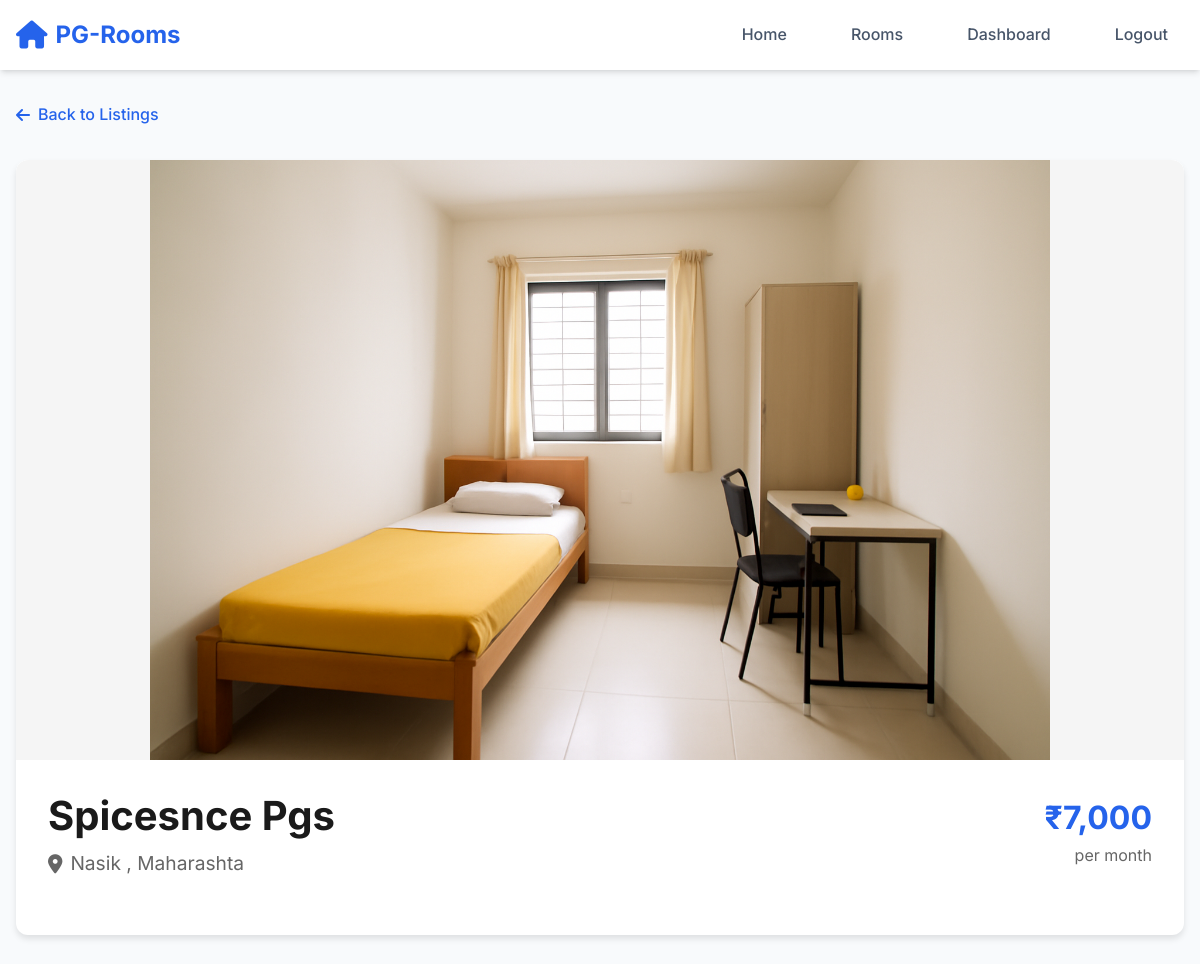
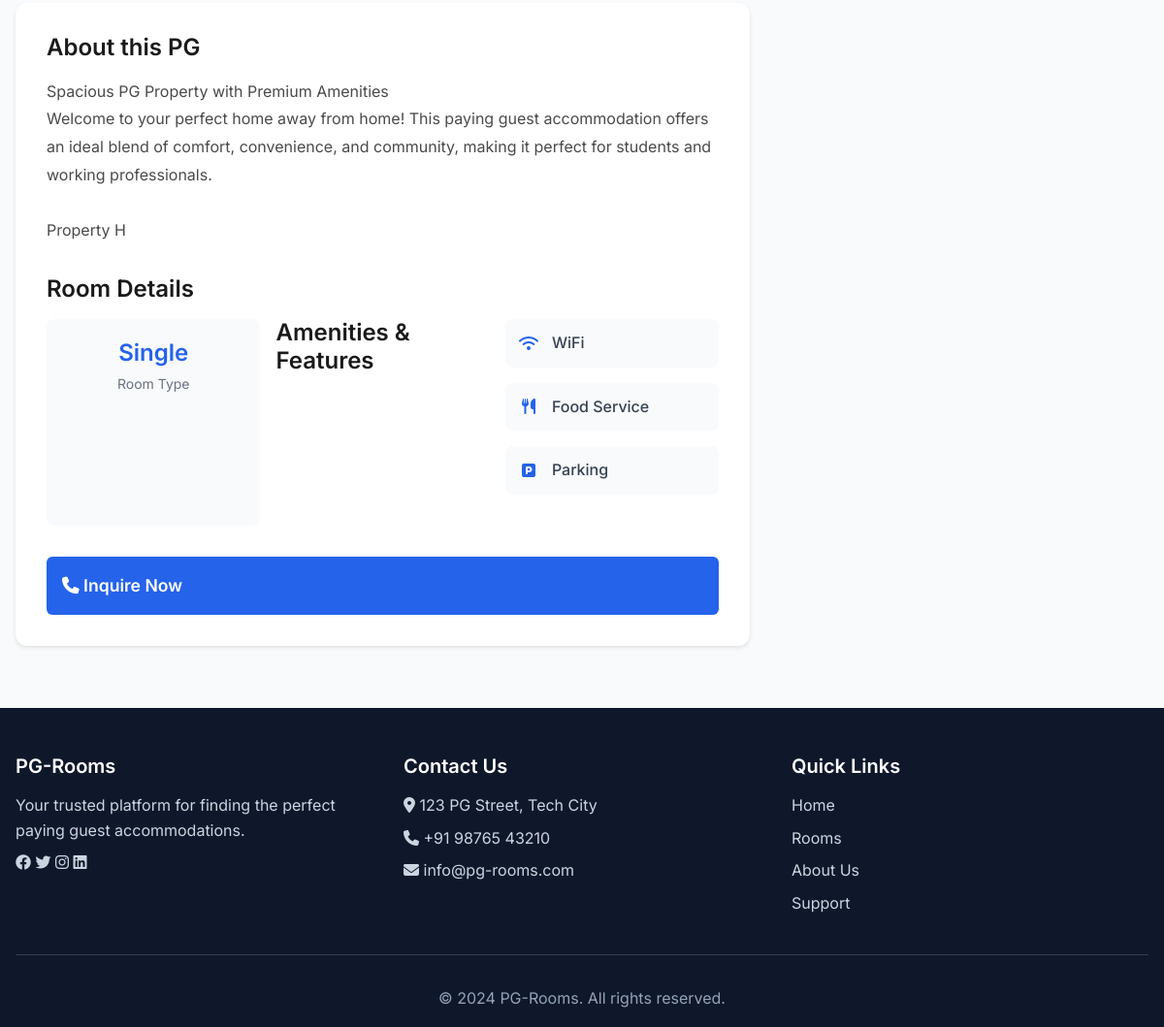
The app's page /pages/view_details.php?lid=11 (signed in) with its own data (2 pictures, top to bottom).
### tables this page shows
CREATE TABLE `listing` (
  `lid` int(11) NOT NULL,
  `title` varchar(100) NOT NULL,
  `price` decimal(20,0) NOT NULL,
  `ladd` varchar(50) NOT NULL,
  `stype` varchar(20) NOT NULL,
  `wifi` varchar(40) NOT NULL,
  `ac` varchar(20) NOT NULL,
  `food` varchar(20) NOT NULL,
  `parking` varchar(20) NOT NULL,
  `gym` varchar(20) NOT NULL,
  `securitry` varchar(20) NOT NULL,
  `limage` varchar(255) NOT NULL,
  `ldesc` varchar(255) NOT NULL,
  `aid` int(10) NOT NULL
);

### pages/view_details.php (the view, shortened to what this page needs)
<?php
require_once '../database/dbcon.php';
$listing_id = intval($_GET['lid']);
$sql = "SELECT * FROM listing WHERE lid = ?";
$stmt = mysqli_prepare($conn, $sql);
mysqli_stmt_bind_param($stmt, "i", $listing_id);
mysqli_stmt_execute($stmt);
$result = mysqli_stmt_get_result($stmt);
$listing = mysqli_fetch_assoc($result);
$amenities = [];
if ($listing['wifi']) $amenities[] = ['name' => 'WiFi', 'icon' => 'fas fa-wifi'];
if ($listing['food']) $amenities[] = ['name' => 'Food Service', 'icon' => 'fas fa-utensils'];
if ($listing['parking']) $amenities[] = ['name' => 'Parking', 'icon' => 'fas fa-parking'];
?>
<!DOCTYPE html>
<html lang="en">
<head>
    <link rel="stylesheet" href="../assets/css/main.css">
    <link rel="stylesheet" href="../assets/css/responsive.css">
    <link rel="stylesheet" href="https://cdnjs.cloudflare.com/ajax/libs/font-awesome/6.4.0/css/all.min.css">
</head>
<body>
    <nav class="navbar">
        <div class="container">
            <div class="navbar-container">
                <a href="../index.php" class="navbar-brand">
                    <i class="fas fa-home"></i>
                    <span>PG-Rooms</span>
                </a>
                <ul class="navbar-nav">
                    <li><a href="../index.php" class="nav-link">Home</a></li>
                    <li><a href="Listing.php" class="nav-link">Rooms</a></li>
                    <li><a href="dashboard.php" class="nav-link">Dashboard</a></li>
                    <li><a href="logout.php" class="nav-link">Logout</a></li>
                </ul>
            </div>
        </div>
    </nav>
    <div class="pg-details-container">
        <a href="Listing.php" class="back-button">
            <i class="fas fa-arrow-left"></i>
            Back to Listings
        </a>
        <div class="pg-details-header">
            <div class="pg-image-gallery">
                <img src="../uploads/<?php echo htmlspecialchars($listing['limage']); ?>"
                     alt="<?php echo htmlspecialchars($listing['title']); ?>"
                     class="pg-main-image">
            </div>
            <div class="pg-details-content">
                <div class="pg-title-section">
                    <div>
                        <h1 class="pg-title"><?php echo htmlspecialchars($listing['title']); ?></h1>
                        <p class="pg-location">
                            <i class="fas fa-map-marker-alt"></i>
                            <?php echo htmlspecialchars($listing['ladd']); ?>
                        </p>
                    </div>
                    <div class="pg-price-section">
                        <div class="pg-price">₹<?php echo number_format($listing['price']); ?></div>
                        <div class="pg-price-period">per month</div>
                    </div>
                </div>
            </div>
        </div>
        <div class="pg-details-grid">
            <div class="pg-info-section">
                <h2 class="section-title">About this PG</h2>
                <p class="pg-description">
                    <?php echo nl2br(htmlspecialchars($listing['ldesc'])); ?>
                </p>
                <h3 class="section-title">Room Details</h3>
                <div class="pg-specs">
                    <div class="spec-item">
                        <span class="spec-value"><?php echo htmlspecialchars($listing['stype']); ?></span>
                        <span class="spec-label">Room Type</span>
                    </div>
                <h3 class="section-title">Amenities & Features</h3>
                <div class="amenities-grid">
                    <?php foreach ($amenities as $amenity): ?>
                        <div class="amenity-item">
                            <div class="amenity-icon">
                                <i class="<?php echo $amenity['icon']; ?>"></i>
                            </div>
                            <span class="amenity-name"><?php echo $amenity['name']; ?></span>
                        </div>
                    <?php endforeach; ?>
                </div>
            </div>
                <div class="action-buttons">
                    <a href="inquire.php?lid=<?php echo $listing['lid']; ?>&title=<?php echo urlencode($listing['title']); ?>&price=<?php echo $listing['price']; ?>"
                       class="btn btn-primary btn-full">
                        <i class="fas fa-phone"></i>
                        Inquire Now
                    </a>
                </div>
            </div>
        </div>
    </div>
    <footer class="footer">
        <div class="container">
            <div class="footer-content">
                <div class="footer-section">
                    <h5>PG-Rooms</h5>
                    <p>Your trusted platform for finding the perfect paying guest accommodations.</p>
                    <div>
                        <a href="#"><i class="fab fa-facebook"></i></a>
                        <a href="#"><i class="fab fa-twitter"></i></a>
                        <a href="#"><i class="fab fa-instagram"></i></a>
                        <a href="#"><i class="fab fa-linkedin"></i></a>
                    </div>
                </div>
                <div class="footer-section">
                    <h5>Contact Us</h5>
                    <p><i class="fas fa-map-marker-alt"></i> 123 PG Street, Tech City</p>
                    <p><i class="fas fa-phone"></i> +91 98765 43210</p>
                    <p><i class="fas fa-envelope"></i> info@pg-rooms.com</p>
                </div>
                <div class="footer-section">
                    <h5>Quick Links</h5>
                    <p><a href="../index.php">Home</a></p>
                    <p><a href="Listing.php">Rooms</a></p>
                    <p><a href="#">About Us</a></p>
                    <p><a href="#">Support</a></p>
                </div>
            </div>
            <div class="footer-bottom">
                <p>&copy; 2024 PG-Rooms. All rights reserved.</p>
            </div>
        </div>
    </footer>
</body>
</html>

### assets/css/main.css (style rules this page uses)
:root { --primary-color: #2563eb; --secondary-color: #64748b; --accent-color: #f59e0b; --success-color: #10b981; --danger-color: #ef4444; --warning-color: #f59e0b; --info-color: #3b82f6; --text-primary: #1e293b; --text-secondary: #475569; --text-muted: #94a3b8; --bg-primary: #ffffff; --bg-secondary: #f8fafc; --bg-dark: #0f172a; --border-color: #e2e8f0; --shadow-sm: 0 1px 2px 0 rgb(0 0 0 / 0.05); --shadow-md: 0 4px 6px -1px rgb(0 0 0 / 0.1), 0 2px 4px -2px rgb(0 0 0 / 0.1); --shadow-lg: 0 10px 15px -3px rgb(0 0 0 / 0.1), 0 4px 6px -4px rgb(0 0 0 / 0.1); --border-radius: 0.375rem; --border-radius-lg: 0.5rem; --font-family: 'Inter', -apple-system, BlinkMacSystemFont, 'Segoe UI', Roboto, sans-serif; }
* { margin: 0; padding: 0; box-sizing: border-box; }
body { font-family: var(--font-family); line-height: 1.6; color: var(--text-primary); background-color: var(--bg-secondary); }
a { text-decoration: none; color: inherit; }
ul { list-style: none; }
img { max-width: 100%; height: auto; }
h1, h2, h3, h4, h5, h6 { font-weight: 600; line-height: 1.2; margin-bottom: 0.5rem; }
h1 { font-size: 2.5rem; }
h2 { font-size: 2rem; }
h3 { font-size: 1.75rem; }
h5 { font-size: 1.25rem; }
.container { max-width: 1200px; margin: 0 auto; padding: 0 1rem; }
.navbar { background: var(--bg-primary); box-shadow: var(--shadow-md); position: sticky; top: 0; z-index: 1000; }
.navbar-container { display: flex; align-items: center; justify-content: space-between; padding: 1rem 0; }
.navbar-brand { display: flex; align-items: center; font-size: 1.5rem; font-weight: 700; color: var(--primary-color); }
.navbar-brand i { margin-right: 0.5rem; font-size: 1.75rem; }
.navbar-nav { display: flex; align-items: center; gap: 2rem; }
.nav-link { color: var(--text-secondary); font-weight: 500; transition: color 0.3s ease; padding: 0.5rem 1rem; border-radius: var(--border-radius); }
.btn { padding: 0.75rem 1.5rem; border: none; border-radius: var(--border-radius); cursor: pointer; font-weight: 500; transition: all 0.3s ease; }
.btn-primary { background: var(--primary-color); color: white; }
.footer { background: var(--bg-dark); color: white; padding: 3rem 0 1rem; margin-top: 4rem; }
.footer-content { display: grid; grid-template-columns: repeat(auto-fit, minmax(250px, 1fr)); gap: 2rem; margin-bottom: 2rem; }
.footer-section h5 { margin-bottom: 1rem; }
.footer-section p { color: #cbd5e1; margin-bottom: 0.5rem; }
.footer-section a { color: #cbd5e1; transition: color 0.3s ease; }
.footer-bottom { text-align: center; padding-top: 2rem; border-top: 1px solid #334155; color: #94a3b8; }

### records on screen
listing: limage (picture), title "Spicesnce Pgs", ladd "Nasik , Maharashta", price "7,000", ldesc "Spacious PG Property with Premium Amenities Welcome to your perfect home away from home! This paying guest accommodation offers an ideal blend of comfort, convenience, and community, making it perfect for students and working professionals. Property H", stype "Single"

### other values on screen
$amenity['name'] "WiFi"
$amenity['name'] "Food Service"
$amenity['name'] "Parking"
